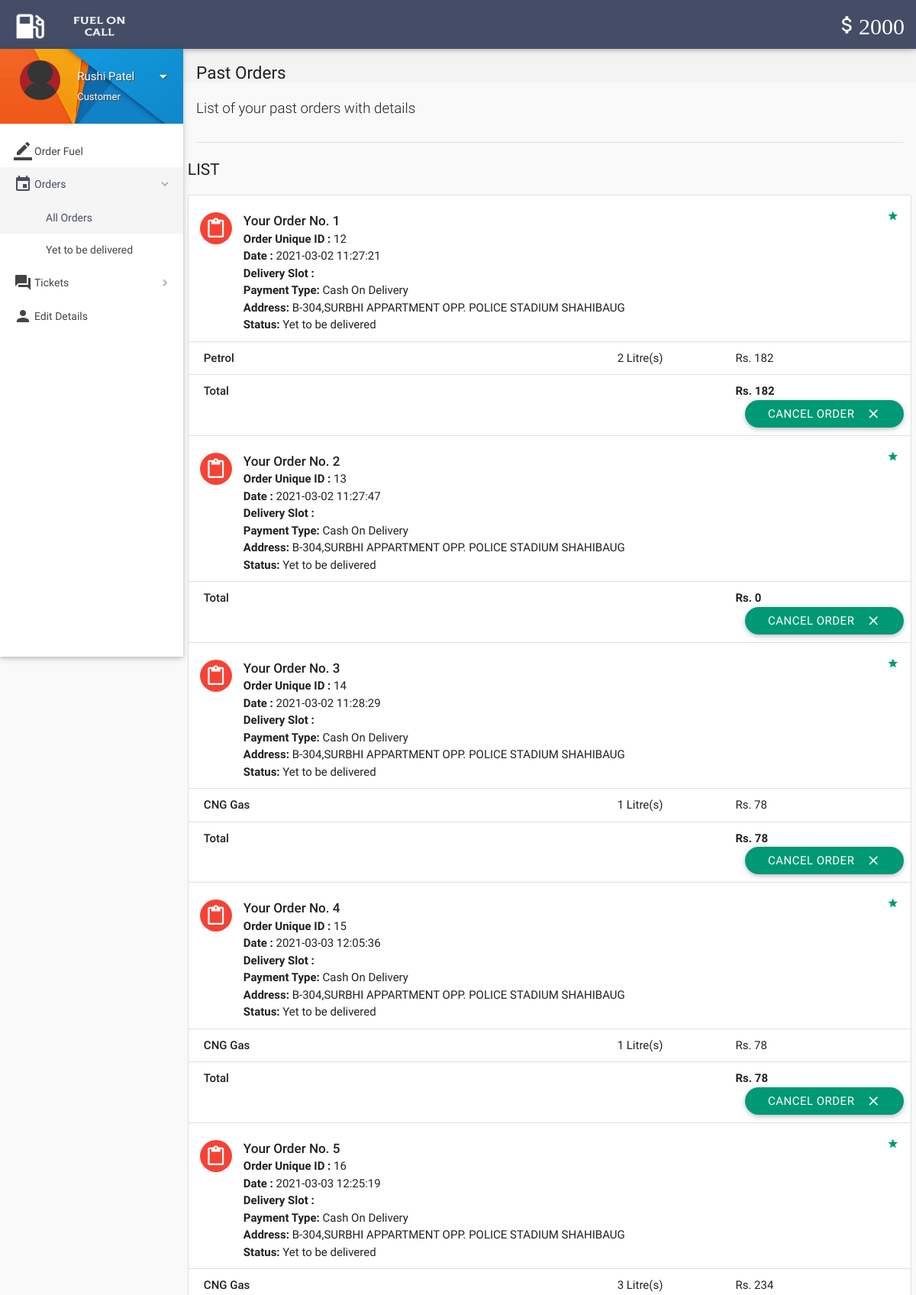
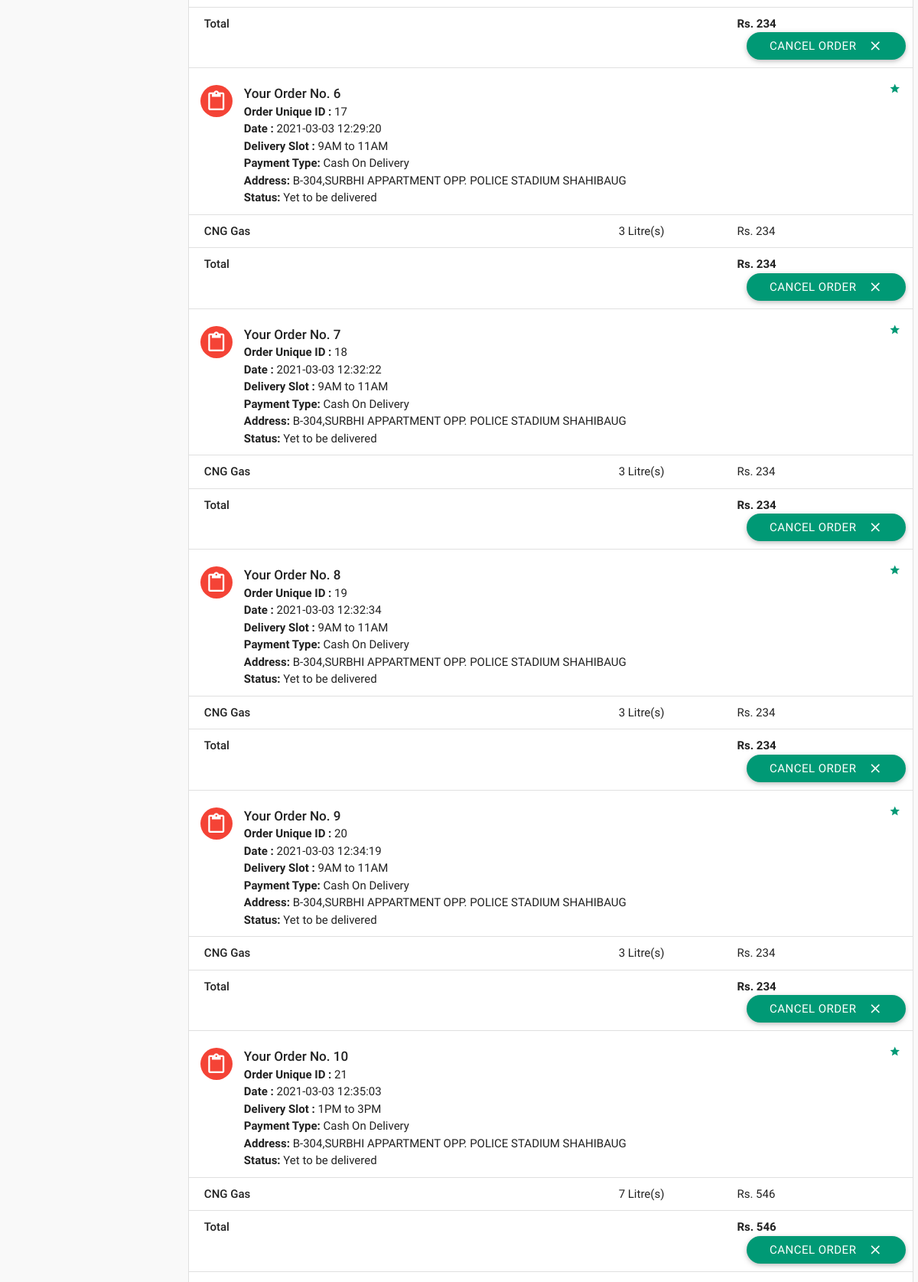
/orders.php (signed in, upper part), run on the app's committed database (2 pictures, top to bottom).
### tables this page shows
CREATE TABLE `wallet_details` (
  `id` int(11) NOT NULL,
  `wallet_id` int(11) NOT NULL,
  `number` varchar(16) NOT NULL,
  `cvv` int(3) NOT NULL,
  `balance` int(11) NOT NULL DEFAULT 2000
);

CREATE TABLE `orders` (
  `id` int(11) NOT NULL,
  `customer_id` int(11) NOT NULL,
  `address` varchar(300) NOT NULL,
  `description` varchar(300) NOT NULL,
  `date` datetime NOT NULL DEFAULT current_timestamp(),
  `delivery_slot` varchar(255) DEFAULT NULL,
  `payment_type` varchar(16) NOT NULL DEFAULT 'Wallet',
  `total` int(11) NOT NULL,
  `status` varchar(25) NOT NULL DEFAULT 'Yet to be delivered',
  `deleted` tinyint(4) NOT NULL DEFAULT 0
);

CREATE TABLE `order_details` (
  `id` int(11) NOT NULL,
  `order_id` int(11) NOT NULL,
  `item_id` int(11) NOT NULL,
  `quantity` int(11) NOT NULL,
  `price` int(11) NOT NULL
);

CREATE TABLE `items` (
  `id` int(11) NOT NULL,
  `name` varchar(20) NOT NULL,
  `price` int(11) NOT NULL,
  `product_img` varchar(300) NOT NULL,
  `deleted` tinyint(4) NOT NULL DEFAULT 0
);

### includes/wallet.php (called while the page is built)
<?php
$user_id=$_SESSION['user_id'];
$sql = mysqli_query($con, "SELECT * FROM wallet where customer_id = $user_id");
while($row1 = mysqli_fetch_array($sql)){
$wallet_id = $row1['id'];
}
$sql = mysqli_query($con, "SELECT * FROM wallet_details where wallet_id = $wallet_id");
while($row1 = mysqli_fetch_array($sql)){
$balance = $row1['balance'];
}
?>

### includes/connect.php (called while the page is built, shortened)
<?php
$name = $_SESSION['name'];
$role = $_SESSION['role'];
?>

### orders.php (the view, shortened to what this page needs)
<?php
include 'includes/connect.php';
include 'includes/wallet.php';
	if($_SESSION['customer_sid']==session_id())
	{
		?>
<!DOCTYPE html>
<html lang="en">
<head>
  <link href="css/materialize.min.css" type="text/css" rel="stylesheet" media="screen,projection">
  <link href="css/style.min.css" type="text/css" rel="stylesheet" media="screen,projection">
  <link href="css/custom/custom.min.css" type="text/css" rel="stylesheet" media="screen,projection">
  <link href="js/plugins/perfect-scrollbar/perfect-scrollbar.css" type="text/css" rel="stylesheet" media="screen,projection">
</head>
<body>
  <header id="header" class="page-topbar">
        <div class="navbar-fixed">
            <nav class="navbar-color">
                <div class="nav-wrapper">
                    <ul class="left">
                      <li><h1 class="logo-wrapper"><a href="index.php" class="brand-logo darken-1"><img src="images/materialize-logo.png" alt="logo"></a> <span class="logo-text">Logo</span></h1></li>
                    </ul>
                    <ul class="right hide-on-med-and-down">
                        <li><a href="#"  class="waves-effect waves-block waves-light"><i class="mdi-editor-attach-money"><?php echo $balance;?></i></a>
                        </li>
                    </ul>
                </div>
            </nav>
        </div>
  </header>
  <div id="main">
    <div class="wrapper">
      <aside id="left-sidebar-nav">
        <ul id="slide-out" class="side-nav fixed leftside-navigation">
            <li class="user-details cyan darken-2">
            <div class="row">
                <div class="col col s4 m4 l4">
                    <img src="images/avatar.jpg" alt="" class="circle responsive-img valign profile-image">
                </div>
                <div class="col col s8 m8 l8">
                    <a class="btn-flat dropdown-button waves-effect waves-light white-text profile-btn" href="#" data-activates="profile-dropdown"><?php echo $name;?> <i class="mdi-navigation-arrow-drop-down right"></i></a>
                    <p class="user-roal"><?php echo $role;?></p>
                </div>
            </div>
            </li>
            <li class="bold"><a href="index.php" class="waves-effect waves-cyan"><i class="mdi-editor-border-color"></i> Order Fuel</a>
            </li>
                <li class="no-padding">
                    <ul class="collapsible collapsible-accordion">
                        <li class="bold"><a class="collapsible-header waves-effect waves-cyan active"><i class="mdi-editor-insert-invitation"></i> Orders</a>
                            <div class="collapsible-body">
                                <ul>
								<li class="<?php
								if(!isset($_GET['status'])){
										echo 'active';
									}?>
									"><a href="orders.php">All Orders</a>
                                </li>
								<?php
									$sql = mysqli_query($con, "SELECT DISTINCT status FROM orders  WHERE customer_id = $user_id;;");
									while($row = mysqli_fetch_array($sql)){
                                    echo '<li class='.(isset($_GET['status'])?($status == $_GET['status'] ? 'active' : ''): '').'><a href="orders.php?status='.$row['status'].'">'.$row['status'].'</a>
                                    </li>';
									}
									?>
                                </ul>
                            </div>
                        </li>
                    </ul>
                </li>
                <li class="no-padding">
                    <ul class="collapsible collapsible-accordion">
                        <li class="bold"><a class="collapsible-header waves-effect waves-cyan"><i class="mdi-action-question-answer"></i> Tickets</a>
                        </li>
                    </ul>
                </li>
            <li class="bold"><a href="details.php" class="waves-effect waves-cyan"><i class="mdi-social-person"></i> Edit Details</a>
            </li>
        </ul>
        </aside>
      <section id="content">
        <div id="breadcrumbs-wrapper">
          <div class="container">
            <div class="row">
              <div class="col s12 m12 l12">
                <h5 class="breadcrumbs-title">Past Orders</h5>
              </div>
            </div>
          </div>
        </div>
        <div class="container">
          <p class="caption">List of your past orders with details</p>
          <div class="divider"></div>
<div id="work-collections" class="seaction">
					<?php
					if(isset($_GET['status'])){
						$status = $_GET['status'];
					}
					else{
						$status = '%';
					}
					$sql = mysqli_query($con, "SELECT * FROM orders WHERE customer_id = $user_id AND status LIKE '$status';;");
					echo '              <div class="row">
                <div>
                    <h4 class="header">List</h4>
                    <ul id="issues-collection" class="collection">';
					$loop_var = 0;
					while($row = mysqli_fetch_array($sql))
					{
						$loop_var += 1;
						$status = $row['status'];
						echo '<li class="collection-item avatar">
                              <i class="mdi-content-content-paste red circle"></i>
                              <span class="collection-header">Your Order No. '.$loop_var.'</span>
															<p><strong>Order Unique ID :</strong> '.$row['id'].'</p>
                              <p><strong>Date :</strong> '.$row['date'].'</p>
															<p><strong>Delivery Slot :</strong> '.$row['delivery_slot'].'</p>
                              <p><strong>Payment Type:</strong> '.$row['payment_type'].'</p>
							  <p><strong>Address: </strong>'.$row['address'].'</p>
                              <p><strong>Status:</strong> '.($status=='Paused' ? 'Paused <a  data-position="bottom" data-delay="50" data-tooltip="Please contact administrator for further details." class="btn-floating waves-effect waves-light tooltipped cyan">    ?</a>' : $status).'</p>
							  '.(!empty($row['description']) ? '<p><strong>Note: </strong>'.$row['description'].'</p>' : '').'
							  <a href="#" class="secondary-content"><i class="mdi-action-grade"></i></a>
                              </li>';
						$order_id = $row['id'];
						$sql1 = mysqli_query($con, "SELECT * FROM order_details WHERE order_id = $order_id;");
						while($row1 = mysqli_fetch_array($sql1))
						{
							if ($row1['quantity'] == '0'){
							}
							else {
							$item_id = $row1['item_id'];
							$sql2 = mysqli_query($con, "SELECT * FROM items WHERE id = $item_id;");
							while($row2 = mysqli_fetch_array($sql2)){
								$item_name = $row2['name'];
							}
							echo '<li class="collection-item">
                            <div class="row">
                            <div class="col s7">
                            <p class="collections-title">'.$item_name.'</p>
                            </div>
                            <div class="col s2">
                            <span>'.$row1['quantity'].' Litre(s)</span>
                            </div>
                            <div class="col s3">
                            <span>Rs. '.$row1['price'].'</span>
                            </div>
                            </div>
                            </li>';
							$id = $row1['order_id'];
						}
					}
								echo'<li class="collection-item">
                                        <div class="row">
                                            <div class="col s7">
                                                <p class="collections-title"> Total</p>
                                            </div>
                                            <div class="col s2">
											<span> </span>
                                            </div>
                                            <div class="col s3">
                                                <span><strong>Rs. '.$row['total'].'</strong></span>
                                            </div>';
								if(!preg_match('/^Cancelled/', $status)){
									if($status != 'Delivered'){
								echo '<form action="routers/cancel-order.php" method="post">
										<input type="hidden" value="'.$id.'" name="id">
										<input type="hidden" value="Cancelled by Customer" name="status">
										<input type="hidden" value="'.$row['payment_type'].'" name="payment_type">
										<button class="btn waves-effect waves-light right submit" type="submit" name="action">Cancel Order
                                              <i class="mdi-content-clear right"></i>
										</button>
										</form>';
								}
								}
								echo'</div></li>';
					}
					?>
					 </ul>
                </div>
              </div>
            </div>
        </div>
      </section>
    </div>
  </div>
</body>
</html>
<?php
	}
?>

### data on the page
wallet_details: balance "2000"
orders: id "12", date "2021-03-02 11:27:21", payment_type "Cash On Delivery", address "B-304,SURBHI APPARTMENT OPP. POLICE STADIUM SHAHIBAUG", status "Yet to be delivered", total "182"
order_details: item.name "Petrol", quantity "2", price "182"
orders: id "13", date "2021-03-02 11:27:47", payment_type "Cash On Delivery", address "B-304,SURBHI APPARTMENT OPP. POLICE STADIUM SHAHIBAUG", status "Yet to be delivered", total "0"
orders: id "14", date "2021-03-02 11:28:29", payment_type "Cash On Delivery", address "B-304,SURBHI APPARTMENT OPP. POLICE STADIUM SHAHIBAUG", status "Yet to be delivered", total "78"
order_details: item.name "CNG Gas", quantity "1", price "78"
orders: id "15", date "2021-03-03 12:05:36", payment_type "Cash On Delivery", address "B-304,SURBHI APPARTMENT OPP. POLICE STADIUM SHAHIBAUG", status "Yet to be delivered", total "78"
order_details: item.name "CNG Gas", quantity "1", price "78"
orders: id "16", date "2021-03-03 12:25:19", payment_type "Cash On Delivery", address "B-304,SURBHI APPARTMENT OPP. POLICE STADIUM SHAHIBAUG", status "Yet to be delivered", total "234"
order_details: item.name "CNG Gas", quantity "3", price "234"
orders: id "17", date "2021-03-03 12:29:20", delivery_slot "9AM to 11AM", payment_type "Cash On Delivery", address "B-304,SURBHI APPARTMENT OPP. POLICE STADIUM SHAHIBAUG", status "Yet to be delivered", total "234"
order_details: item.name "CNG Gas", quantity "3", price "234"
orders: id "18", date "2021-03-03 12:32:22", delivery_slot "9AM to 11AM", payment_type "Cash On Delivery", address "B-304,SURBHI APPARTMENT OPP. POLICE STADIUM SHAHIBAUG", status "Yet to be delivered", total "234"
order_details: item.name "CNG Gas", quantity "3", price "234"
orders: id "19", date "2021-03-03 12:32:34", delivery_slot "9AM to 11AM", payment_type "Cash On Delivery", address "B-304,SURBHI APPARTMENT OPP. POLICE STADIUM SHAHIBAUG", status "Yet to be delivered", total "234"
order_details: item.name "CNG Gas", quantity "3", price "234"
orders: id "20", date "2021-03-03 12:34:19", delivery_slot "9AM to 11AM", payment_type "Cash On Delivery", address "B-304,SURBHI APPARTMENT OPP. POLICE STADIUM SHAHIBAUG", status "Yet to be delivered", total "234"
order_details: item.name "CNG Gas", quantity "3", price "234"
orders: id "21", date "2021-03-03 12:35:03", delivery_slot "1PM to 3PM", payment_type "Cash On Delivery", address "B-304,SURBHI APPARTMENT OPP. POLICE STADIUM SHAHIBAUG", status "Yet to be delivered", total "546"
order_details: item.name "CNG Gas", quantity "7", price "546"

### other printed values
$name "Rushi Patel"
$role "Customer"
$row['status'] "Yet to be delivered"
